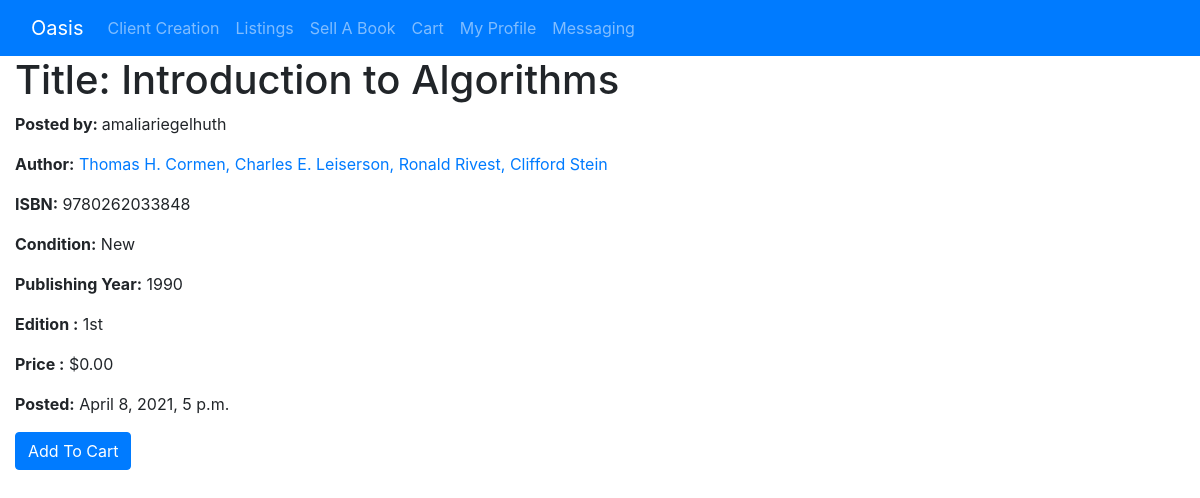
The app's page /pages/listings/51a3674e-a392-49b0-9db6-3b54f7324bcf, older data.
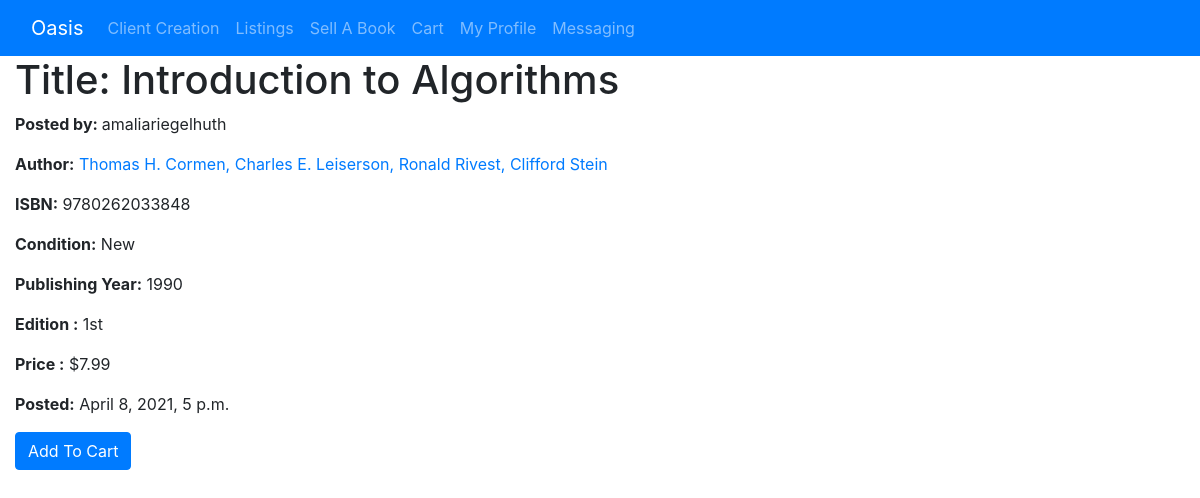
The same page, newer data.
### pages/models.py (models this page shows, shortened)
class Listing(models.Model):
    id = models.UUIDField(primary_key=True, default=uuid.uuid4, help_text='unique id for this listing')
    book = models.ForeignKey('Book', on_delete=models.RESTRICT, null=True)
    date_added = models.DateTimeField(auto_now_add=True)
    user = models.ForeignKey(User,
                        default = 1,
                        null = True,
                        on_delete = models.SET_NULL
                        )
    price= models.DecimalField(max_digits=10, decimal_places=2)
    condition = models.CharField(
        max_length=1,
        choices=CONDITION,
        blank=True,
        default=1,
        help_text='Book condition',
    )
    class Meta:
        ordering = ['-date_added']

class Book(models.Model):
    title = models.CharField(max_length=200)
    author = models.CharField(max_length=100)
    isbn = models.CharField('ISBN', max_length=13, unique=True, help_text='13 Character <a href="https://www.isbn-international.org/content/what-isbn">ISBN number</a>')
    edition = models.CharField(max_length=5) #length here assumes no more than 999th edition -- seems like a reasonable assumption
    pub_year = models.SmallIntegerField()

### pages/views.py (the view)
class ListingDetailView(generic.DetailView):
    model = Listing
    template_name = 'listings_detail_view.html'

### cart/context_processors.py (called while the page is built)
def cart(request):
     return {'cart': Cart(request)}

### pages/templates/listings_detail_view.html
{% extends "base.html" %}
{% block content %}
    <h1>Title: {{ object.book.title }}</h1>
    <p><strong>Posted by: </strong> {{ object.user.username }}</p>
    <p><strong>Author:</strong> <a href="">{{ object.book.author }}</a></p>
    <p><strong>ISBN:</strong> {{ object.book.isbn }}</p>
    <p><strong>Condition:</strong> {{ object.get_condition_display }}</p>
    <p><strong>Publishing Year:</strong> {{ object.book.pub_year }} </p>
    <p><strong>Edition :</strong> {{ object.book.edition }} </p>
    <p><strong>Price :</strong> ${{ object.price }} </p>
    <p><strong>Posted:</strong> {{ object.date_added }}</p>
    <a href="{% url 'cart:cartadd' object.id%}" class="btn btn-primary">Add To Cart</a>
{% endblock %}

Row changes from the older to the newer data that the page shows:
changed Listing "New": price "0.00" → "7.99"
